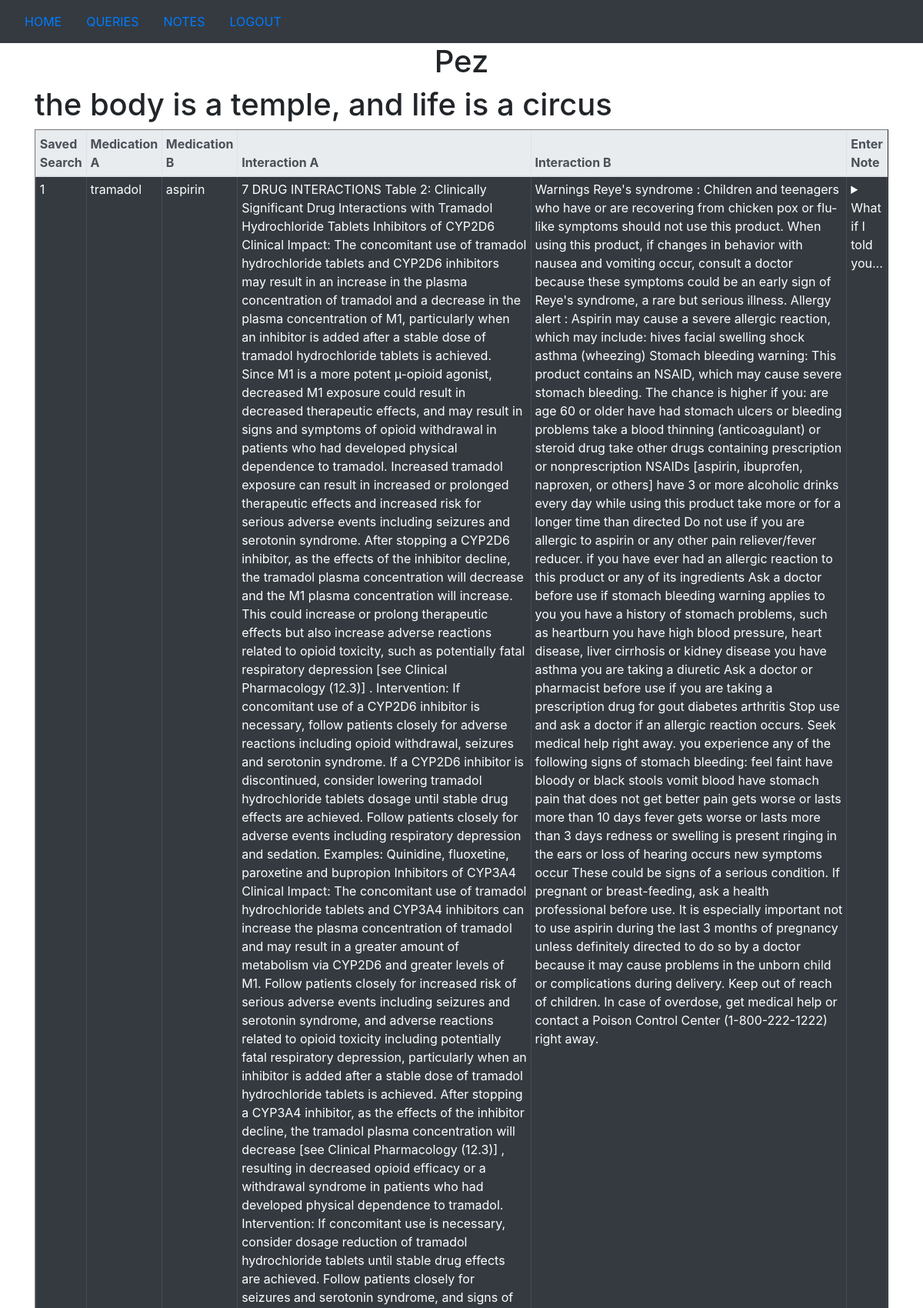
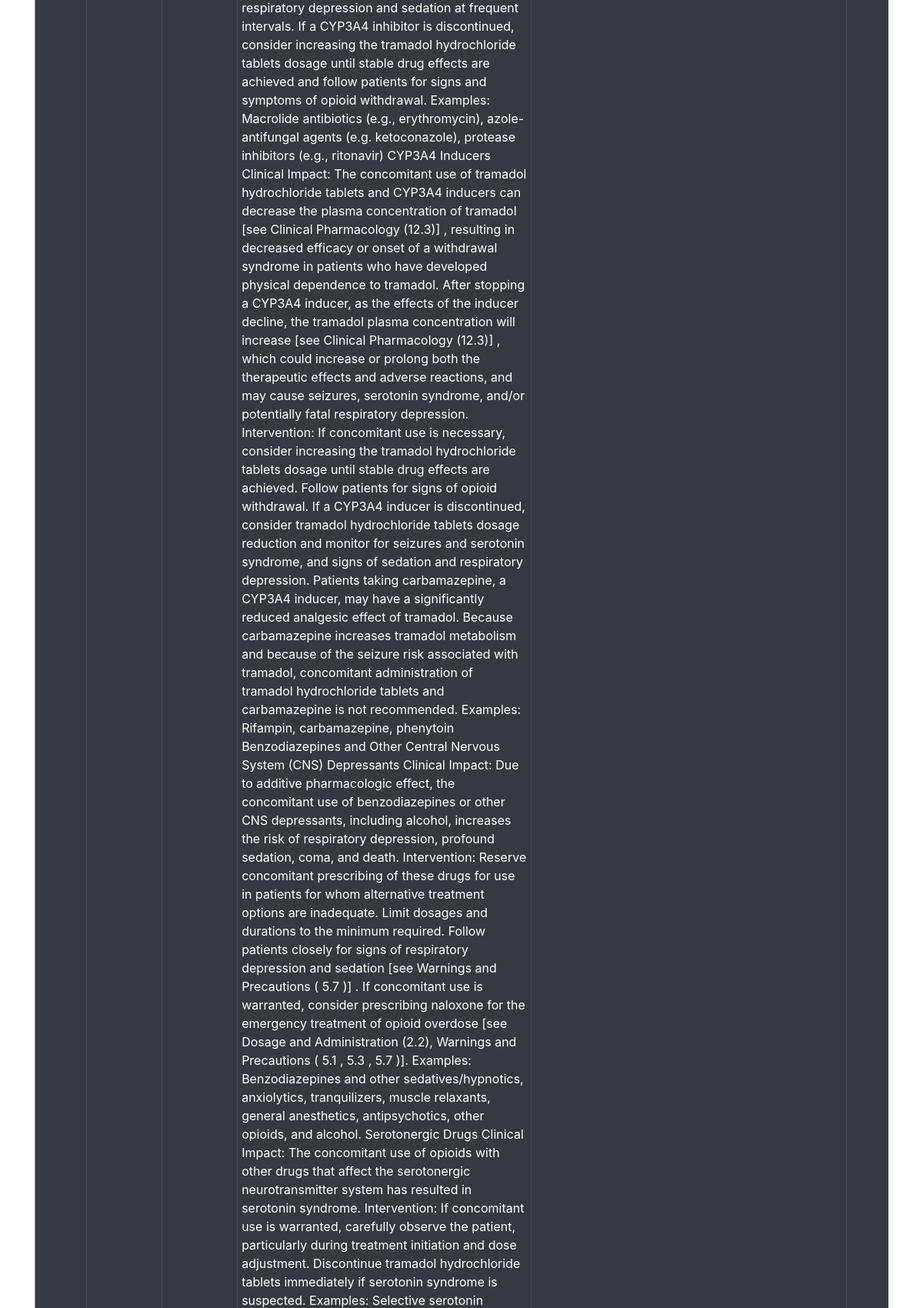
Page /queries (signed in, upper part) on the committed database (2 pictures, top to bottom).
### Website/models.py (models this page shows)
class Query(db.Model, UserMixin, SerializerMixin):
    id = db.Column(db.Integer, primary_key=True)
    medicationA = db.Column(db.String, nullable=False)
    medicationB = db.Column(db.String, nullable=True)
    interactionA = db.Column(db.String, nullable=False)
    interactionB = db.Column(db.String, nullable=True)
    user_id = db.Column(db.Integer, db.ForeignKey('user.id'))
    user = db.relationship("User", back_populates = 'queries')
    notes = db.relationship("Note", back_populates = 'queryRX')
    serialize_rules = ('-user.queries', '-note.queries')

### Website/views.py (the view, shortened to what this page needs)
@views.route("/queries", methods=["GET", "POST"])
@login_required
def checkqueries():
    note = None
    query_id = None
    if request.method == "GET":
        queries = Query.query.filter_by(user_id=current_user.id).all()
    return render_template("queries.html", user=current_user, user_id=current_user.id, note=note, queries=queries, query_id=query_id)

### Website/__init__.py (called while the page is built)
def create_app():
    app = Flask(__name__)
    app.config["SECRET_KEY"] = "catdogcatdog"
    app.config["SQLALCHEMY_DATABASE_URI"] = f"sqlite:///{MEDS_REF_DATABASE}"
    db.init_app(app)
    from .views import views
    from .auth import auth
    app.register_blueprint(views, url_prefix="/")
    app.register_blueprint(auth, url_prefix="/")
    from .models import User, Note, Query
    with app.app_context():
        db.create_all()
    login_manager = LoginManager()
    login_manager.login_view = "auth.login"
    login_manager.init_app(app)
    @login_manager.user_loader
    def load_member(id):
        return User.query.get(int(id))
    return app

### Website/templates/queries.html (shortened to what this page needs)
{% extends "base.html" %} {% block title %}queriesqueriesQUERIESqueriesqueries{% endblock %}
{% block content %}
<h1 align="center">Pez</h1>
{% if user.is_authenticated %}
<h1>the body is a temple, and life is a circus</h1>
<table class="table table-dark table-hover table-sm table-responsive" border="1">
    <thead class="thead-light">
        <tr>
            <th>Saved Search</th>
            <th>Medication A</th>
            <th>Medication B</th>
            <th>Interaction A</th>
            <th>Interaction B</th>
            <th>Enter Note</th>
        </tr>
</thead>
        <tbody class="overflow-auto">
            {% for query in queries %}
            <tr>
                <td>{{query.id}}</td>
                <td>{{query.medicationA}}</td>
            <td>{{query.medicationB}}</td>
                <td id="scrollable-content">{{query.interactionA}}</td>
            <td id="scrollable-content">{{query.interactionB}}</td>
            <td>
                <form method="POST">
                <details>
                    <summary>What if I told you...</summary>
                </details>
                </form>
            </td>
                            </tr>
            {% endfor %}
        </tbody>
    </table>
{% endif %}
{% endblock %}

### rows in the picture
Query: id "1", medicationA "tramadol", medicationB "aspirin", interactionB "Warnings Reye's syndrome : Children and teenagers who have or are recovering from chicken pox or flu-like symptoms should not use this product. When using this product, if changes in behavior with nausea and vomiting occur, consult a doctor because these symptoms could be an early sign of Reye's syndrome, a rare but serious illness. Allergy alert : Aspirin may cause a severe allergic reaction, which may include: hives facial swelling shock asthma (wheezing) Stomach bleeding warning: This product contains an NSAID, which may cause severe stomach bleeding. The chance is higher if you: are age 60 or older have had stomach ulcers or bleeding problems take a blood thinning (anticoagulant) or…"
